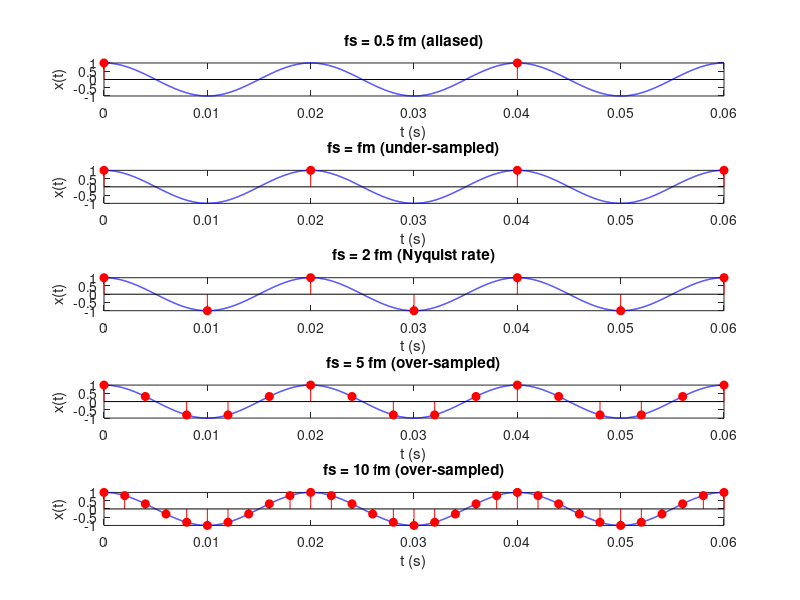
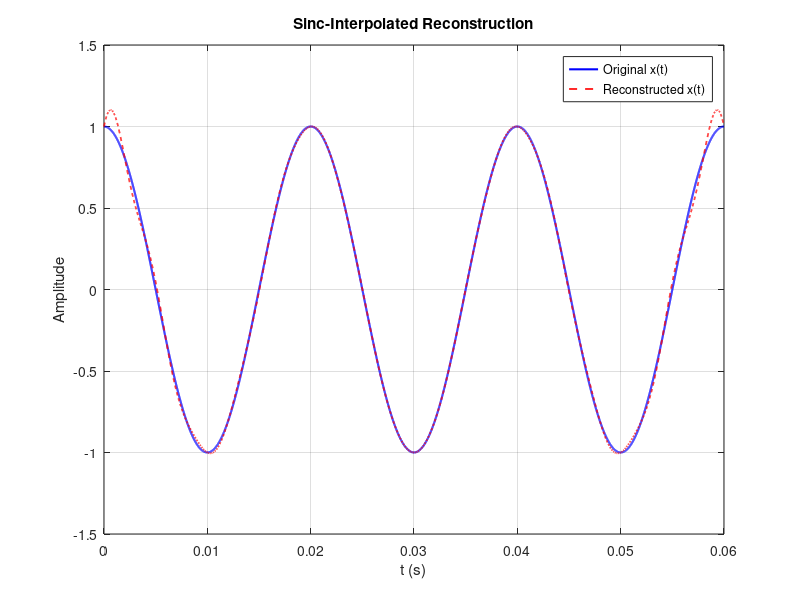
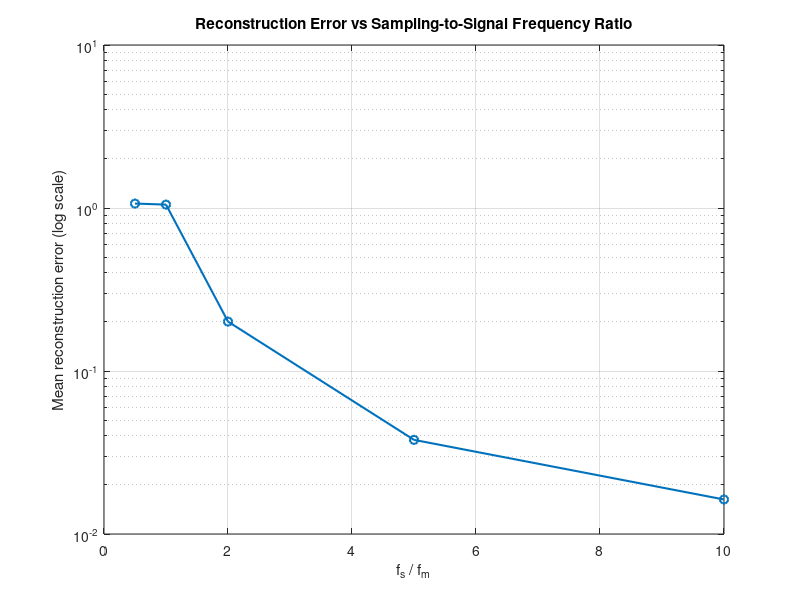

MATLAB code to generate these figures, in order:
clc; clear; close all;
fm = 50; % message (max) signal frequency, Hz
T = 0.06; % observation window, s
dt = 1e-5; % fine grid to emulate CT signal
t = 0:dt:T;
x = cos(2*pi*fm*t); % reference continuous-time signal
fs_list = [0.5*fm, fm, 2*fm, 5*fm, 10*fm];
labels = {'fs = 0.5 fm (aliased)','fs = fm (under-sampled)', ...
    'fs = 2 fm (Nyquist rate)','fs = 5 fm (over-sampled)','fs = 10 fm (over-sampled)'};
figure('Name','Sampling at Different Rates');
for k = 1:length(fs_list)
    fs = fs_list(k);
    n = 0:1/fs:T;
    xn = cos(2*pi*fm*n);
    subplot(length(fs_list),1,k);
    plot(t,x,'b-','LineWidth',1); hold on;
    stem(n,xn,'r','filled');
    title(labels{k}); xlabel('t (s)'); ylabel('x(t)');
end
%% Reconstruction using ideal sinc interpolation + error vs sampling rate
fprintf('Nyquist rate (2*fm) = %.2f Hz\n', 2*fm);
err = zeros(size(fs_list));
for k = 1:length(fs_list)
    fs = fs_list(k);
    n = 0:1/fs:T;
    xn = cos(2*pi*fm*n);
    x_recon = zeros(size(t));
    for i = 1:length(n)
        x_recon = x_recon + xn(i)*sinc(fs*(t - n(i)));
    end
    err(k) = mean(abs(x - x_recon));
    fprintf('fs = %6.1f Hz (fs/fm = %4.1f) -> mean reconstruction error = %.5f\n', fs, fs/fm,err(k));
end
figure('Name','Reconstruction at fs = 10 fm');
fs = 10*fm; n = 0:1/fs:T; xn = cos(2*pi*fm*n);
x_recon = zeros(size(t));
for i = 1:length(n)
    x_recon = x_recon + xn(i)*sinc(fs*(t - n(i)));
end
plot(t,x,'b','LineWidth',1.5); hold on;
plot(t,x_recon,'r--','LineWidth',1.2);
legend('Original x(t)','Reconstructed x(t)');
title('Sinc-Interpolated Reconstruction'); xlabel('t (s)'); ylabel('Amplitude'); grid on;
figure('Name','Reconstruction Error vs Sampling Ratio');
semilogy(fs_list/fm, err, '-o','LineWidth',1.5); grid on;
xlabel('f_s / f_m'); ylabel('Mean reconstruction error (log scale)');
title('Reconstruction Error vs Sampling-to-Signal Frequency Ratio');
